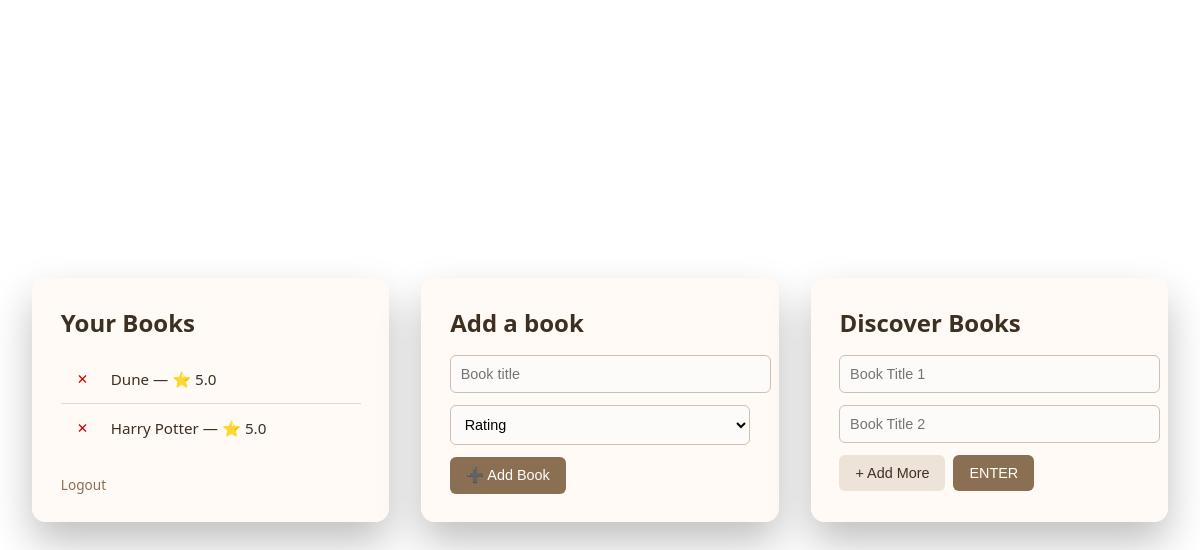
The page /dashboard (signed in) on the database as committed earlier.
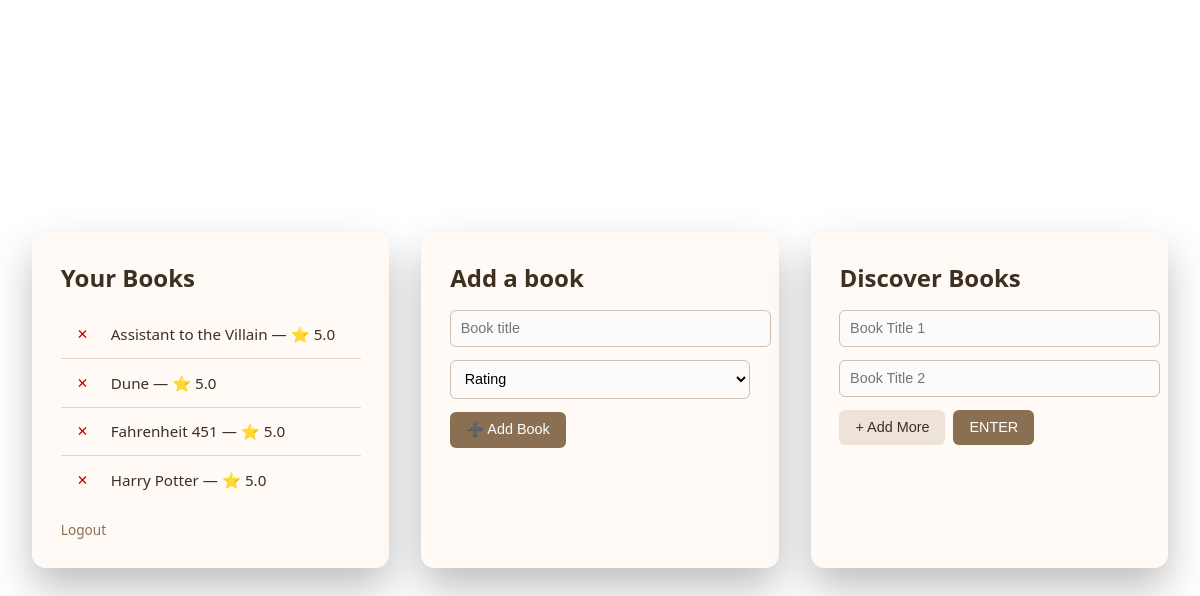
The same page on the database as committed later.
### app/model/user_book.py (models this page shows)
class UserBook(Base):
    __tablename__ = "user_books"
    user_id = Column(
        Integer,
        ForeignKey("users.id"),
        primary_key=True
    )
    book_id = Column(
        Integer,
        ForeignKey("books.id"),
        primary_key=True
    )
    rating = Column(Float, nullable=False)
    __table_args__ = (
        CheckConstraint(
            "rating >= 0.5 AND rating <= 5",
            name="rating_range"
        ),
    )

### app/routes.py (the view)
@main_bp.route("/dashboard")
def dashboard():
    if not require_login():
        return redirect(url_for("auth.login"))
    is_guest = session.get("is_guest", False)
    users_books_and_ratings = []
    if not is_guest:
        user_id = session["user_id"]
        service = MatchingService()
        users_books_and_ratings = service.get_users_books(user_id)
        service.db.close()
    return render_template(
        "dashboard.html",
        books_ratings=users_books_and_ratings,
        is_guest=is_guest  # HTML sayfasına misafir olup olmadığını söylüyoruz
    )

### app/repo/fyb_repo.py (called while the page is built)
    def get_book_titles_and_ratings_for_user(self, user_id: int) -> List[Tuple[int, str, int]]:
        rows = (
            self.db.query(
                Book.id,
                Book.title,
                UserBook.rating
            )
            .join(UserBook, Book.id == UserBook.book_id)
            .filter(UserBook.user_id == user_id)
            .order_by(Book.title)
            .all()
        )
        return rows  # [(id, title, rating)]

### app/routes.py (called while the page is built)
def require_login():
    return "user_id" in session or session.get("is_guest")

### app/service/matching_service.py (called while the page is built)
    def get_users_books(self, user_id: int) -> Union[List[Any], List[Tuple[Book, int]]]:
        titles_and_ratings = self.repo.get_book_titles_and_ratings_for_user(user_id)
        books_and_ratings = [tuple((Book(id=row[0], title=row[1]), row[2])) for row in titles_and_ratings]
        if not books_and_ratings:
            return []
        return books_and_ratings

### app/ui/template/dashboard.html (shortened to what this page needs)
<!DOCTYPE html>
<html lang="en">
<head>
</head>
<body>
<div class="dashboard">
    <div class="container">
        <h2>Your Books</h2>
        <ul class="no-bullets">
        {% for book, rating in books_ratings %}
            <li>
                <form method="post"
                      action="/delete-book"
                      style="display:inline">
                    <button type="submit"
                            style="
                                background:none;
                                border:none;
                                color:#c00;
                                cursor:pointer;
                                font-size:0.9em;
                            "
                            title="Remove from my list">
                        ✕
                    </button>
                </form>
                {{ book.title }} — ⭐ {{ rating }}
            </li>
        {% else %}
            <li>No books yet</li>
        {% endfor %}
    </ul>
        <a href="/logout">Logout</a>
    </div>
    <div class="container">
        <h2>Add a book</h2>
<form method="post" action="/add-book">
  <input
    type="text"
    name="title"
    placeholder="Book title"
    required
  >
  <select name="rating" required>
    <option value="">Rating</option>
  </select>
  <button type="submit">➕ Add Book</button>
</form>
    </div>
    <div class="container">
        <h2>Discover Books</h2>
        <form id="searchForm" action="/results" method="POST">
            <div id="input-container">
                <input type="text" name="book1" placeholder="Book Title 1" required>
                <input type="text" name="book2" placeholder="Book Title 2" required>
            </div>
            <div class="controls">
                <button type="button" id="add-btn">+ Add More</button>
                <button type="submit">ENTER</button>
            </div>
        </form>
    </div>
</div>
</body>
</html>

Rows that differ between the two databases and show on the page:
added UserBook: title "Assistant to the Villain", rating "5.0"
added UserBook: title "Fahrenheit 451", rating "5.0"
